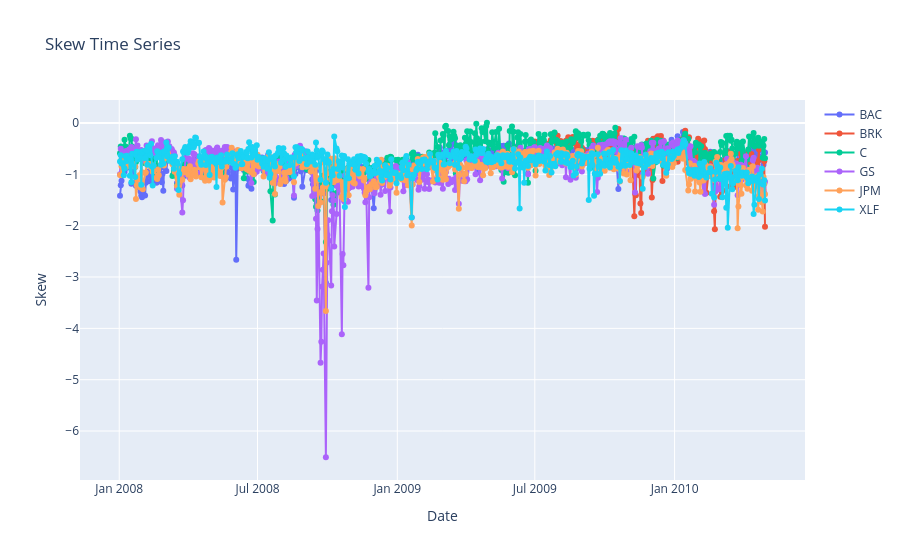

Notebook code for this chart:
### Code cell
# Skew
from analytics.skew_models import plot_skew_analytics
print(modeled)
skew = Pipeline(cfg).run_skew(modeled, save=True, saved="test_skew.parquet")
plot_skew_analytics(skew)

### Figure 1 — Plotly figure (JSON) as saved in the notebook; plotly's stock layout.template omitted (floating-point values rounded to 4 significant figures; data arrays with more than 128 entries replaced by an {"elided": "..."} marker saying what was removed)
{"data": [{"customdata": {"elided": "587x2 float values"}, "hovertemplate": "Ticker=BAC<br>Date=%{x|%Y-%m-%d}<br>Skew=%{y:.6f}<br>n_points=%{customdata[0]:.0f}<br>RMSE=%{customdata[1]:.6f}<extra></extra>", "mode": "lines+markers", "name": "BAC", "type": "scatter", "x": {"elided": "587 str values"}, "y": {"elided": "587 float values"}}, {"customdata": {"elided": "213x2 float values"}, "hovertemplate": "Ticker=BRK<br>Date=%{x|%Y-%m-%d}<br>Skew=%{y:.6f}<br>n_points=%{customdata[0]:.0f}<br>RMSE=%{customdata[1]:.6f}<extra></extra>", "mode": "lines+markers", "name": "BRK", "type": "scatter", "x": {"elided": "213 str values"}, "y": {"elided": "213 float values"}}, {"customdata": {"elided": "586x2 float values"}, "hovertemplate": "Ticker=C<br>Date=%{x|%Y-%m-%d}<br>Skew=%{y:.6f}<br>n_points=%{customdata[0]:.0f}<br>RMSE=%{customdata[1]:.6f}<extra></extra>", "mode": "lines+markers", "name": "C", "type": "scatter", "x": {"elided": "586 str values"}, "y": {"elided": "586 float values"}}, {"customdata": {"elided": "587x2 float values"}, "hovertemplate": "Ticker=GS<br>Date=%{x|%Y-%m-%d}<br>Skew=%{y:.6f}<br>n_points=%{customdata[0]:.0f}<br>RMSE=%{customdata[1]:.6f}<extra></extra>", "mode": "lines+markers", "name": "GS", "type": "scatter", "x": {"elided": "587 str values"}, "y": {"elided": "587 float values"}}, {"customdata": {"elided": "587x2 float values"}, "hovertemplate": "Ticker=JPM<br>Date=%{x|%Y-%m-%d}<br>Skew=%{y:.6f}<br>n_points=%{customdata[0]:.0f}<br>RMSE=%{customdata[1]:.6f}<extra></extra>", "mode": "lines+markers", "name": "JPM", "type": "scatter", "x": {"elided": "587 str values"}, "y": {"elided": "587 float values"}}, {"customdata": {"elided": "587x2 float values"}, "hovertemplate": "Ticker=XLF<br>Date=%{x|%Y-%m-%d}<br>Skew=%{y:.6f}<br>n_points=%{customdata[0]:.0f}<br>RMSE=%{customdata[1]:.6f}<extra></extra>", "mode": "lines+markers", "name": "XLF", "type": "scatter", "x": {"elided": "587 str values"}, "y": {"elided": "587 float values"}}], "layout": {"hovermode": "x unified", "title": {"text": "Skew Time Series"}, "xaxis": {"title": {"text": "Date"}}, "yaxis": {"title": {"text": "Skew"}}}}
